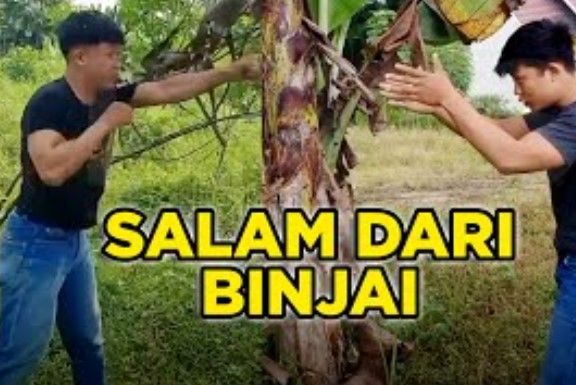
#> input picture Algorithm/Image/binjai.jpeg, 576 x 385 px, found by its file name
$ jupyter execute --allow-errors test_svd_rgb.ipynb
#> lines starting #> are read from the running program, lines starting #| are printed output that depends on the picture
#> further down, ori is the input picture: shape (385, 576, 3); mean R, G, B 108.5, 106.2, 67.2
[cell 1]
'''
Objective:
SVD for image compression example
Author:
Goran Trlin
Prerequisites:
Video tutorial URL:
https://www.youtube.com/watch?v=SU851ljMIZ8
'''

import numpy
from PIL import Image
import matplotlib.pyplot as plt
import numpy as np
from numpy.linalg import norm

from random import normalvariate
from math import sqrt

[cell 2]
# [44 lines left out: function svd_simultaneous_power_iteration, not called in this run]

[cell 3]
# FUNCTION DEFINTIONS:

# open the image and return 3 matrices, each corresponding to one channel (R, G and B channels)
def openImage(imagePath):
#> called with imagePath = 'binjai.jpeg'
    imOrig = Image.open(imagePath)
    im = numpy.array(imOrig)

    aRed = im[:, :, 0]
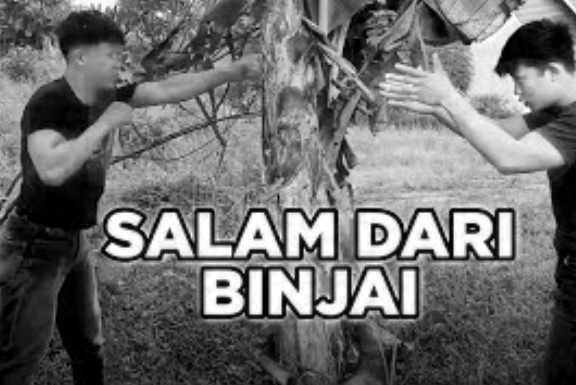
#> aRed: shape (385, 576); min 0, max 255, mean 108.5
    aGreen = im[:, :, 1]
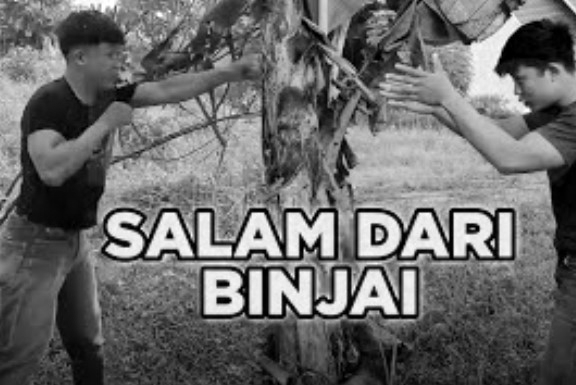
#> aGreen: shape (385, 576); min 0, max 255, mean 106.2
    aBlue = im[:, :, 2]
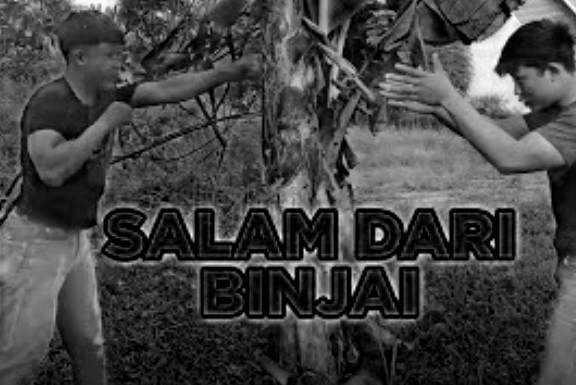
#> aBlue: shape (385, 576); min 0, max 255, mean 67.2

    return [aRed, aGreen, aBlue, imOrig]

# [65 lines left out: functions randomUnitVector, svd_1d, svd, not called in this run]


# compress the matrix of a single channel
def compressSingleChannel(channelDataMatrix, singularValuesLimit):
    k = singularValuesLimit
    sChannel, uChannel, vhChannel = svd_test(channelDataMatrix, k)
    sChannel = np.diag(sChannel)
#     aChannelCompressed = numpy.zeros((channelDataMatrix.shape[0], channelDataMatrix.shape[1]))

    aChannelCompressed = uChannel[:, :k] @ sChannel[0:k, :k] @ vhChannel[:k, :]
#     leftSide = numpy.matmul(uChannel[:, 0:k], numpy.diag(sChannel)[0:k, 0:k])
#     aChannelCompressedInner = numpy.matmul(leftSide, vhChannel[0:k, :])
#     aChannelCompressed = aChannelCompressedInner.astype('uint8')
    return aChannelCompressed

[cell 4]
# aRed, aGreen, aBlue, originalImage = openImage('lena.png')
# singularValuesLimit = 20
# aRedCompressed = compressSingleChannel(aRed[:20, ], singularValuesLimit)

[cell 5]
def svd_test(X, k):
#> called with k = 150
    M = np.dot(X.T, X)
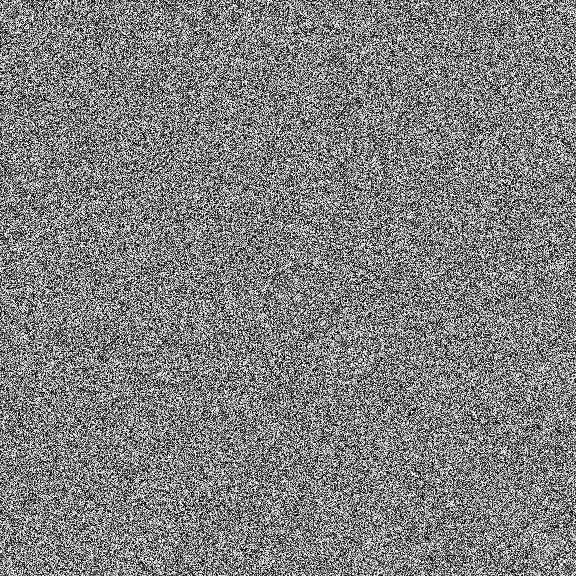
#> M: shape (576, 576); min 0, max 255, mean 127.5
    eigenVal, eigenVec = simultaneous_power_iteration(M, k)
    singVal = np.sqrt(abs(eigenVal))
    print(singVal)

    U = np.dot(X, eigenVec)
    for i in range(k):
        U[:, i] = U[:, i]/singVal[i]

    VT = eigenVec.T
    S = np.diag(singVal)

    print(U.shape)
    print(S.shape)
    print(VT.shape)

    return U, S, VT

[cell 6]
# for r in (5, 20, 100, 512):
# MAIN PROGRAM:
def main(file):
    print('*** Image Compression using SVD - a demo')
    aRed, aGreen, aBlue, originalImage = openImage(file)

    # image width and height:
    imageWidth = 300
    imageHeight = 500

    # number of singular values to use for reconstructing the compressed image
    singularValuesLimit = 150

    aRedCompressed = compressSingleChannel(aRed, singularValuesLimit)
    aGreenCompressed = compressSingleChannel(aGreen, singularValuesLimit)
    aBlueCompressed = compressSingleChannel(aBlue, singularValuesLimit)

    imr = (Image.fromarray(aRedCompressed, mode=None)).convert('L')
    img = (Image.fromarray(aGreenCompressed, mode=None)).convert('L')
    imb = (Image.fromarray(aBlueCompressed, mode=None)).convert('L')

    newImage = Image.merge("RGB", (imr, img, imb))

    plt.rcParams['figure.figsize'] = [16,8]
    new = plt.imshow(newImage)
    plt.axis('off')
    plt.show()

    # CALCULATE AND DISPLAY THE COMPRESSION RATIO
    mr = imageHeight
    mc = imageWidth

    originalSize = mr * mc * 3
    compressedSize = singularValuesLimit * (1 + mr + mc) * 3

    print('original size:')
    print(originalSize)

    print('compressed size:')
    print(compressedSize)

    print('Ratio compressed size / original size:')
    ratio = compressedSize * 1.0 / originalSize
    print(ratio)

    print('Compressed image size is ' + str(round(ratio * 100, 2)) + '% of the original image ')
    print('DONE - Compressed the image! Over and out!')

[cell 7]
plt.rcParams['figure.figsize'] = [16,8]
ori = plt.imread('binjai.jpeg')
ori = ori
plt.imshow(ori)
plt.axis('off')
plt.show()
